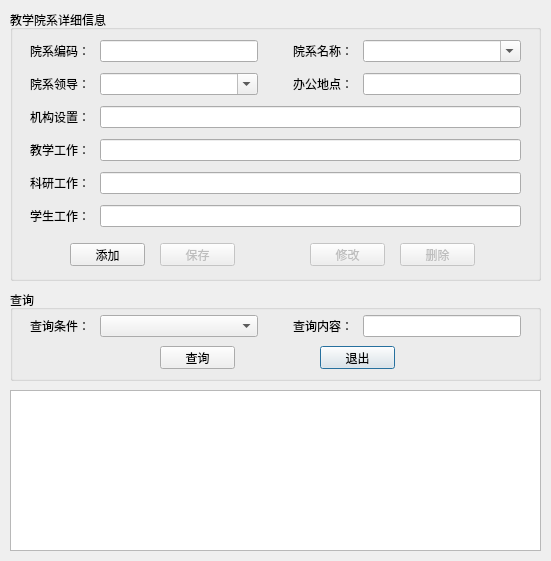
<?xml version="1.0" encoding="UTF-8"?>
<ui version="4.0">
 <class>DepartmentDialog</class>
 <widget class="QDialog" name="DepartmentDialog">
  <property name="geometry">
   <rect>
    <x>0</x>
    <y>0</y>
    <width>551</width>
    <height>561</height>
   </rect>
  </property>
  <property name="minimumSize">
   <size>
    <width>551</width>
    <height>561</height>
   </size>
  </property>
  <property name="maximumSize">
   <size>
    <width>551</width>
    <height>561</height>
   </size>
  </property>
  <property name="windowTitle">
   <string>教学院系</string>
  </property>
  <widget class="QGroupBox" name="box_info">
   <property name="geometry">
    <rect>
     <x>10</x>
     <y>10</y>
     <width>531</width>
     <height>271</height>
    </rect>
   </property>
   <property name="title">
    <string>教学院系详细信息</string>
   </property>
   <widget class="QWidget" name="verticalLayoutWidget">
    <property name="geometry">
     <rect>
      <x>10</x>
      <y>14</y>
      <width>511</width>
      <height>221</height>
     </rect>
    </property>
    <layout class="QVBoxLayout" name="verticalLayout">
     <property name="spacing">
      <number>0</number>
     </property>
     <property name="leftMargin">
      <number>10</number>
     </property>
     <property name="topMargin">
      <number>5</number>
     </property>
     <property name="rightMargin">
      <number>10</number>
     </property>
     <property name="bottomMargin">
      <number>5</number>
     </property>
     <item>
      <layout class="QHBoxLayout" name="horizontalLayout_4">
       <property name="spacing">
        <number>35</number>
       </property>
       <item>
        <layout class="QHBoxLayout" name="horizontalLayout" stretch="1,3">
         <property name="spacing">
          <number>10</number>
         </property>
         <item>
          <widget class="QLabel" name="label_code">
           <property name="text">
            <string>院系编码：</string>
           </property>
           <property name="alignment">
            <set>Qt::AlignRight|Qt::AlignTrailing|Qt::AlignVCenter</set>
           </property>
          </widget>
         </item>
         <item>
          <widget class="QLineEdit" name="edit_code">
           <property name="maxLength">
            <number>20</number>
           </property>
          </widget>
         </item>
        </layout>
       </item>
       <item>
        <layout class="QHBoxLayout" name="horizontalLayout_3" stretch="1,3">
         <property name="spacing">
          <number>10</number>
         </property>
         <item>
          <widget class="QLabel" name="label_name">
           <property name="text">
            <string>院系名称：</string>
           </property>
           <property name="alignment">
            <set>Qt::AlignRight|Qt::AlignTrailing|Qt::AlignVCenter</set>
           </property>
          </widget>
         </item>
         <item>
          <widget class="QComboBox" name="combo_name">
           <property name="editable">
            <bool>true</bool>
           </property>
          </widget>
         </item>
        </layout>
       </item>
      </layout>
     </item>
     <item>
      <layout class="QHBoxLayout" name="horizontalLayout_6">
       <property name="spacing">
        <number>35</number>
       </property>
       <item>
        <layout class="QHBoxLayout" name="horizontalLayout_5" stretch="1,3">
         <property name="spacing">
          <number>10</number>
         </property>
         <item>
          <widget class="QLabel" name="label_leader">
           <property name="text">
            <string>院系领导：</string>
           </property>
           <property name="alignment">
            <set>Qt::AlignRight|Qt::AlignTrailing|Qt::AlignVCenter</set>
           </property>
          </widget>
         </item>
         <item>
          <widget class="QComboBox" name="combo_leader">
           <property name="editable">
            <bool>true</bool>
           </property>
          </widget>
         </item>
        </layout>
       </item>
       <item>
        <layout class="QHBoxLayout" name="horizontalLayout_2" stretch="1,3">
         <property name="spacing">
          <number>10</number>
         </property>
         <item>
          <widget class="QLabel" name="label_location">
           <property name="text">
            <string>办公地点：</string>
           </property>
           <property name="alignment">
            <set>Qt::AlignRight|Qt::AlignTrailing|Qt::AlignVCenter</set>
           </property>
          </widget>
         </item>
         <item>
          <widget class="QLineEdit" name="edit_location">
           <property name="maxLength">
            <number>100</number>
           </property>
          </widget>
         </item>
        </layout>
       </item>
      </layout>
     </item>
     <item>
      <layout class="QHBoxLayout" name="horizontalLayout_7">
       <property name="spacing">
        <number>10</number>
       </property>
       <item>
        <widget class="QLabel" name="label_setting">
         <property name="text">
          <string>机构设置：</string>
         </property>
         <property name="alignment">
          <set>Qt::AlignRight|Qt::AlignTrailing|Qt::AlignVCenter</set>
         </property>
        </widget>
       </item>
       <item>
        <widget class="QLineEdit" name="edit_setting">
         <property name="maxLength">
          <number>255</number>
         </property>
        </widget>
       </item>
      </layout>
     </item>
     <item>
      <layout class="QHBoxLayout" name="horizontalLayout_8">
       <property name="spacing">
        <number>10</number>
       </property>
       <item>
        <widget class="QLabel" name="label_teaching">
         <property name="text">
          <string>教学工作：</string>
         </property>
         <property name="alignment">
          <set>Qt::AlignRight|Qt::AlignTrailing|Qt::AlignVCenter</set>
         </property>
        </widget>
       </item>
       <item>
        <widget class="QLineEdit" name="edit_teaching">
         <property name="maxLength">
          <number>255</number>
         </property>
        </widget>
       </item>
      </layout>
     </item>
     <item>
      <layout class="QHBoxLayout" name="horizontalLayout_9">
       <property name="spacing">
        <number>10</number>
       </property>
       <item>
        <widget class="QLabel" name="label_researching">
         <property name="text">
          <string>科研工作：</string>
         </property>
         <property name="alignment">
          <set>Qt::AlignRight|Qt::AlignTrailing|Qt::AlignVCenter</set>
         </property>
        </widget>
       </item>
       <item>
        <widget class="QLineEdit" name="edit_researching">
         <property name="maxLength">
          <number>255</number>
         </property>
        </widget>
       </item>
      </layout>
     </item>
     <item>
      <layout class="QHBoxLayout" name="horizontalLayout_10">
       <property name="spacing">
        <number>10</number>
       </property>
       <item>
        <widget class="QLabel" name="label_student">
         <property name="text">
          <string>学生工作：</string>
         </property>
         <property name="alignment">
          <set>Qt::AlignRight|Qt::AlignTrailing|Qt::AlignVCenter</set>
         </property>
        </widget>
       </item>
       <item>
        <widget class="QLineEdit" name="edit_student">
         <property name="maxLength">
          <number>255</number>
         </property>
        </widget>
       </item>
      </layout>
     </item>
    </layout>
   </widget>
   <widget class="QPushButton" name="btn_add">
    <property name="geometry">
     <rect>
      <x>60</x>
      <y>233</y>
      <width>75</width>
      <height>23</height>
     </rect>
    </property>
    <property name="text">
     <string>添加</string>
    </property>
   </widget>
   <widget class="QPushButton" name="btn_save">
    <property name="enabled">
     <bool>false</bool>
    </property>
    <property name="geometry">
     <rect>
      <x>150</x>
      <y>233</y>
      <width>75</width>
      <height>23</height>
     </rect>
    </property>
    <property name="text">
     <string>保存</string>
    </property>
   </widget>
   <widget class="QPushButton" name="btn_update">
    <property name="enabled">
     <bool>false</bool>
    </property>
    <property name="geometry">
     <rect>
      <x>300</x>
      <y>233</y>
      <width>75</width>
      <height>23</height>
     </rect>
    </property>
    <property name="text">
     <string>修改</string>
    </property>
   </widget>
   <widget class="QPushButton" name="btn_delete">
    <property name="enabled">
     <bool>false</bool>
    </property>
    <property name="geometry">
     <rect>
      <x>390</x>
      <y>233</y>
      <width>75</width>
      <height>23</height>
     </rect>
    </property>
    <property name="text">
     <string>删除</string>
    </property>
   </widget>
  </widget>
  <widget class="QGroupBox" name="box_select">
   <property name="geometry">
    <rect>
     <x>10</x>
     <y>290</y>
     <width>531</width>
     <height>91</height>
    </rect>
   </property>
   <property name="title">
    <string>查询</string>
   </property>
   <widget class="QWidget" name="horizontalLayoutWidget_11">
    <property name="geometry">
     <rect>
      <x>20</x>
      <y>20</y>
      <width>491</width>
      <height>32</height>
     </rect>
    </property>
    <layout class="QHBoxLayout" name="horizontalLayout_11">
     <property name="spacing">
      <number>35</number>
     </property>
     <item>
      <layout class="QHBoxLayout" name="horizontalLayout_12" stretch="1,3">
       <property name="spacing">
        <number>10</number>
       </property>
       <item>
        <widget class="QLabel" name="label_select_condition">
         <property name="text">
          <string>查询条件：</string>
         </property>
         <property name="alignment">
          <set>Qt::AlignRight|Qt::AlignTrailing|Qt::AlignVCenter</set>
         </property>
        </widget>
       </item>
       <item>
        <widget class="QComboBox" name="combo_condition">
         <property name="editable">
          <bool>false</bool>
         </property>
        </widget>
       </item>
      </layout>
     </item>
     <item>
      <layout class="QHBoxLayout" name="horizontalLayout_13" stretch="1,3">
       <property name="spacing">
        <number>10</number>
       </property>
       <item>
        <widget class="QLabel" name="label_select_content">
         <property name="text">
          <string>查询内容：</string>
         </property>
         <property name="alignment">
          <set>Qt::AlignRight|Qt::AlignTrailing|Qt::AlignVCenter</set>
         </property>
        </widget>
       </item>
       <item>
        <widget class="QLineEdit" name="edit_content">
         <property name="maxLength">
          <number>255</number>
         </property>
        </widget>
       </item>
      </layout>
     </item>
    </layout>
   </widget>
   <widget class="QPushButton" name="btn_select">
    <property name="geometry">
     <rect>
      <x>150</x>
      <y>56</y>
      <width>75</width>
      <height>23</height>
     </rect>
    </property>
    <property name="text">
     <string>查询</string>
    </property>
   </widget>
   <widget class="QPushButton" name="btn_quit">
    <property name="geometry">
     <rect>
      <x>310</x>
      <y>56</y>
      <width>75</width>
      <height>23</height>
     </rect>
    </property>
    <property name="text">
     <string>退出</string>
    </property>
    <property name="default">
     <bool>true</bool>
    </property>
   </widget>
  </widget>
  <widget class="QTableView" name="list_department">
   <property name="geometry">
    <rect>
     <x>10</x>
     <y>390</y>
     <width>531</width>
     <height>161</height>
    </rect>
   </property>
   <property name="editTriggers">
    <set>QAbstractItemView::NoEditTriggers</set>
   </property>
   <property name="selectionMode">
    <enum>QAbstractItemView::SingleSelection</enum>
   </property>
   <property name="selectionBehavior">
    <enum>QAbstractItemView::SelectRows</enum>
   </property>
   <attribute name="horizontalHeaderStretchLastSection">
    <bool>true</bool>
   </attribute>
   <attribute name="verticalHeaderDefaultSectionSize">
    <number>25</number>
   </attribute>
   <attribute name="verticalHeaderMinimumSectionSize">
    <number>15</number>
   </attribute>
  </widget>
 </widget>
 <resources/>
 <connections>
  <connection>
   <sender>btn_quit</sender>
   <signal>clicked()</signal>
   <receiver>DepartmentDialog</receiver>
   <slot>close()</slot>
   <hints>
    <hint type="sourcelabel">
     <x>357</x>
     <y>357</y>
    </hint>
    <hint type="destinationlabel">
     <x>275</x>
     <y>280</y>
    </hint>
   </hints>
  </connection>
 </connections>
</ui>
